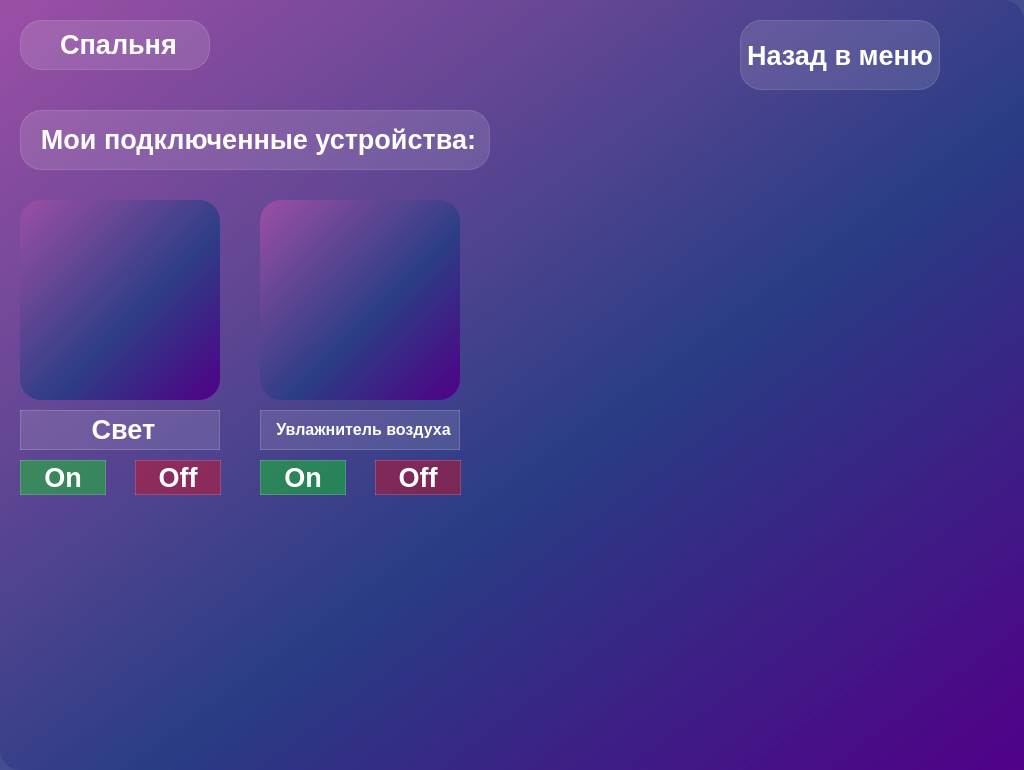
<?xml version="1.0" encoding="UTF-8"?>
<ui version="4.0">
 <class>MainWindow_bedroom</class>
 <widget class="QMainWindow" name="MainWindow_bedroom">
  <property name="geometry">
   <rect>
    <x>0</x>
    <y>0</y>
    <width>1024</width>
    <height>770</height>
   </rect>
  </property>
  <property name="windowTitle">
   <string>MainWindow</string>
  </property>
  <property name="styleSheet">
   <string notr="true">background-color: qlineargradient(spread:pad, x1:1, y1:1, x2:0, y2:0, stop:0 rgba(81, 0, 135,255), stop:0.427447 rgba(41, 61, 132,235), stop:1 rgba(155,79,165,255));
border-style: solid;
border-radius:21px;</string>
  </property>
  <widget class="QWidget" name="centralwidget">
   <widget class="QLabel" name="label_connected_device">
    <property name="geometry">
     <rect>
      <x>20</x>
      <y>110</y>
      <width>470</width>
      <height>60</height>
     </rect>
    </property>
    <property name="styleSheet">
     <string notr="true">background-color: rgba(255,255,255,30);
border: 1px solid rgba(255,255,255,40);
border-raduis: 7px;
color: white;
font-weight: bold;
font-size:20pt;
</string>
    </property>
    <property name="text">
     <string>&lt;html&gt;&lt;head/&gt;&lt;body&gt;&lt;p align=&quot;center&quot;&gt;Мои подключенные устройства:&lt;/p&gt;&lt;/body&gt;&lt;/html&gt;</string>
    </property>
   </widget>
   <widget class="QPushButton" name="pushButton_back_to_menu">
    <property name="geometry">
     <rect>
      <x>740</x>
      <y>20</y>
      <width>200</width>
      <height>70</height>
     </rect>
    </property>
    <property name="styleSheet">
     <string notr="true">QPushButton {
background-color: rgba(255,255,255,30);
border: 1px solid rgba(255,255,255,40);
border-raduis: 7px;
color: white;
font-weight: bold;
font-size:20pt;
}
QPushButton:hover {
background-color: rgba(0, 255, 120, 0.4);
}
QPushButton:pressed {
background-color: rgba(255,255,255,70);
}
</string>
    </property>
    <property name="text">
     <string>Назад в меню</string>
    </property>
   </widget>
   <widget class="QLabel" name="label_smart_home">
    <property name="geometry">
     <rect>
      <x>20</x>
      <y>20</y>
      <width>190</width>
      <height>50</height>
     </rect>
    </property>
    <property name="styleSheet">
     <string notr="true">background-color: rgba(255,255,255,30);
border: 1px solid rgba(255,255,255,40);
border-raduis: 7px;
color: white;
font-weight: bold;
font-size:20pt;
</string>
    </property>
    <property name="text">
     <string>&lt;html&gt;&lt;head/&gt;&lt;body&gt;&lt;p align=&quot;center&quot;&gt;Спальня&lt;/p&gt;&lt;/body&gt;&lt;/html&gt;</string>
    </property>
   </widget>
   <widget class="QPushButton" name="pushButton_on_3">
    <property name="geometry">
     <rect>
      <x>20</x>
      <y>460</y>
      <width>86</width>
      <height>35</height>
     </rect>
    </property>
    <property name="styleSheet">
     <string notr="true">QPushButton {
background-color: rgba(0,255,0,90);
border: 1px solid rgba(255,255,255,40);
border-raduis: 7px;
color: white;
font-weight: bold;
font-size:20pt;
}
QPushButton:hover {
background-color: rgba(255,255,255,40);
}
QPushButton:pressed {
background-color: rgba(0,255,0,90);
}
</string>
    </property>
    <property name="text">
     <string>On</string>
    </property>
   </widget>
   <widget class="QLabel" name="label_name_light">
    <property name="geometry">
     <rect>
      <x>20</x>
      <y>410</y>
      <width>200</width>
      <height>40</height>
     </rect>
    </property>
    <property name="styleSheet">
     <string notr="true">background-color: rgba(255,255,255,30);
border: 1px solid rgba(255,255,255,40);
border-raduis: 7px;
color: white;
font-weight: bold;
font-size:20pt;
</string>
    </property>
    <property name="text">
     <string>&lt;html&gt;&lt;head/&gt;&lt;body&gt;&lt;p align=&quot;center&quot;&gt;Свет&lt;/p&gt;&lt;/body&gt;&lt;/html&gt;</string>
    </property>
   </widget>
   <widget class="QLabel" name="label_light">
    <property name="geometry">
     <rect>
      <x>20</x>
      <y>200</y>
      <width>200</width>
      <height>200</height>
     </rect>
    </property>
    <property name="text">
     <string/>
    </property>
    <property name="pixmap">
     <pixmap>icon/lightpower.jpg</pixmap>
    </property>
    <property name="scaledContents">
     <bool>true</bool>
    </property>
   </widget>
   <widget class="QPushButton" name="pushButton_off_3">
    <property name="geometry">
     <rect>
      <x>135</x>
      <y>460</y>
      <width>86</width>
      <height>35</height>
     </rect>
    </property>
    <property name="styleSheet">
     <string notr="true">QPushButton {
background-color: rgba(255,0,0,90);
border: 1px solid rgba(255,255,255,40);
border-raduis: 7px;
color: white;
font-weight: bold;
font-size:20pt;
}
QPushButton:hover {
background-color: rgba(255,255,255,40);
}
QPushButton:pressed {
background-color: rgba(255,0,0,90);
}
</string>
    </property>
    <property name="text">
     <string>Off</string>
    </property>
   </widget>
   <widget class="QLabel" name="label_air_fresher">
    <property name="geometry">
     <rect>
      <x>260</x>
      <y>200</y>
      <width>200</width>
      <height>200</height>
     </rect>
    </property>
    <property name="text">
     <string/>
    </property>
    <property name="pixmap">
     <pixmap>icon/air_fresher.jpg</pixmap>
    </property>
    <property name="scaledContents">
     <bool>true</bool>
    </property>
   </widget>
   <widget class="QPushButton" name="pushButton_off_4">
    <property name="geometry">
     <rect>
      <x>375</x>
      <y>460</y>
      <width>86</width>
      <height>35</height>
     </rect>
    </property>
    <property name="styleSheet">
     <string notr="true">QPushButton {
background-color: rgba(255,0,0,90);
border: 1px solid rgba(255,255,255,40);
border-raduis: 7px;
color: white;
font-weight: bold;
font-size:20pt;
}
QPushButton:hover {
background-color: rgba(255,255,255,40);
}
QPushButton:pressed {
background-color: rgba(255,0,0,90);
}
</string>
    </property>
    <property name="text">
     <string>Off</string>
    </property>
   </widget>
   <widget class="QPushButton" name="pushButton_on_4">
    <property name="geometry">
     <rect>
      <x>260</x>
      <y>460</y>
      <width>86</width>
      <height>35</height>
     </rect>
    </property>
    <property name="styleSheet">
     <string notr="true">QPushButton {
background-color: rgba(0,255,0,90);
border: 1px solid rgba(255,255,255,40);
border-raduis: 7px;
color: white;
font-weight: bold;
font-size:20pt;
}
QPushButton:hover {
background-color: rgba(255,255,255,40);
}
QPushButton:pressed {
background-color: rgba(0,255,0,90);
}
</string>
    </property>
    <property name="text">
     <string>On</string>
    </property>
   </widget>
   <widget class="QLabel" name="label_name_air_fresher">
    <property name="geometry">
     <rect>
      <x>260</x>
      <y>410</y>
      <width>200</width>
      <height>40</height>
     </rect>
    </property>
    <property name="styleSheet">
     <string notr="true">background-color: rgba(255,255,255,30);
border: 1px solid rgba(255,255,255,40);
border-raduis: 7px;
color: white;
font-weight: bold;
font-size:20pt;
</string>
    </property>
    <property name="text">
     <string>&lt;html&gt;&lt;head/&gt;&lt;body&gt;&lt;p align=&quot;center&quot;&gt;&lt;span style=&quot; font-size:12pt;&quot;&gt;Увлажнитель воздуха&lt;/span&gt;&lt;/p&gt;&lt;/body&gt;&lt;/html&gt;</string>
    </property>
   </widget>
  </widget>
 </widget>
 <resources/>
 <connections/>
</ui>
